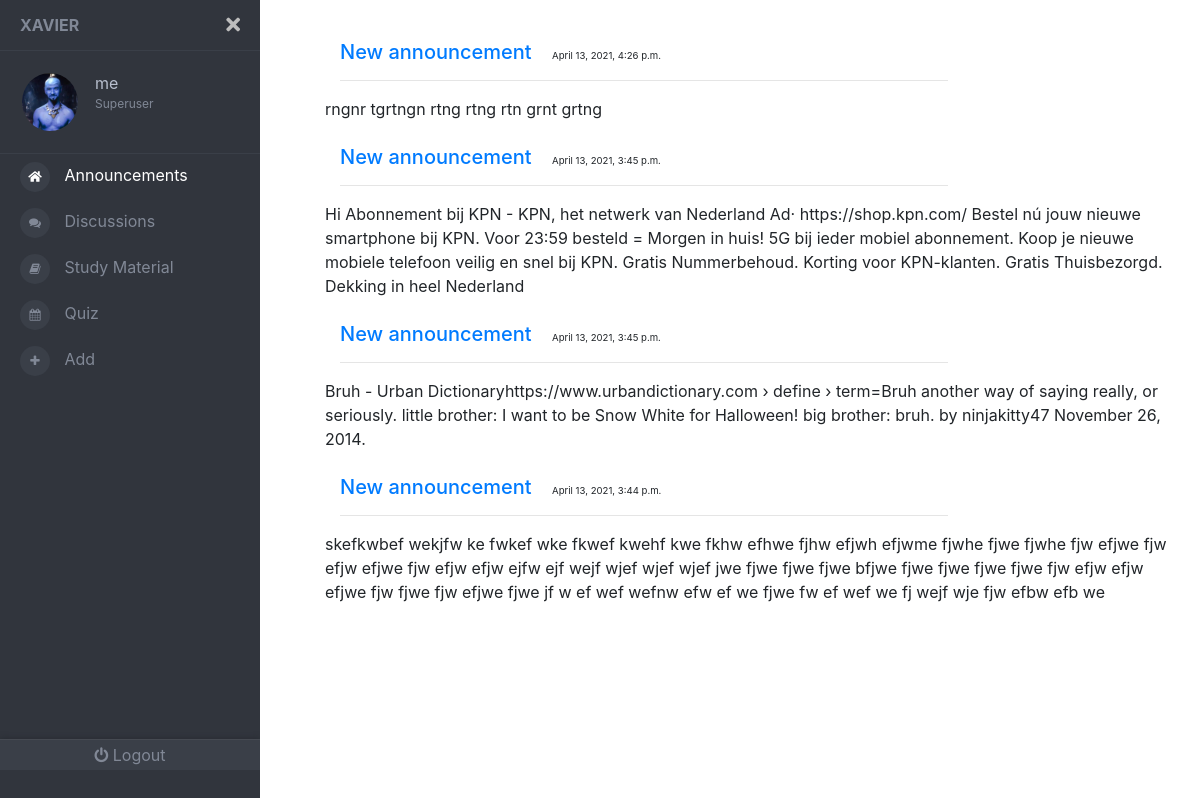
The app's page / (signed in), older data.
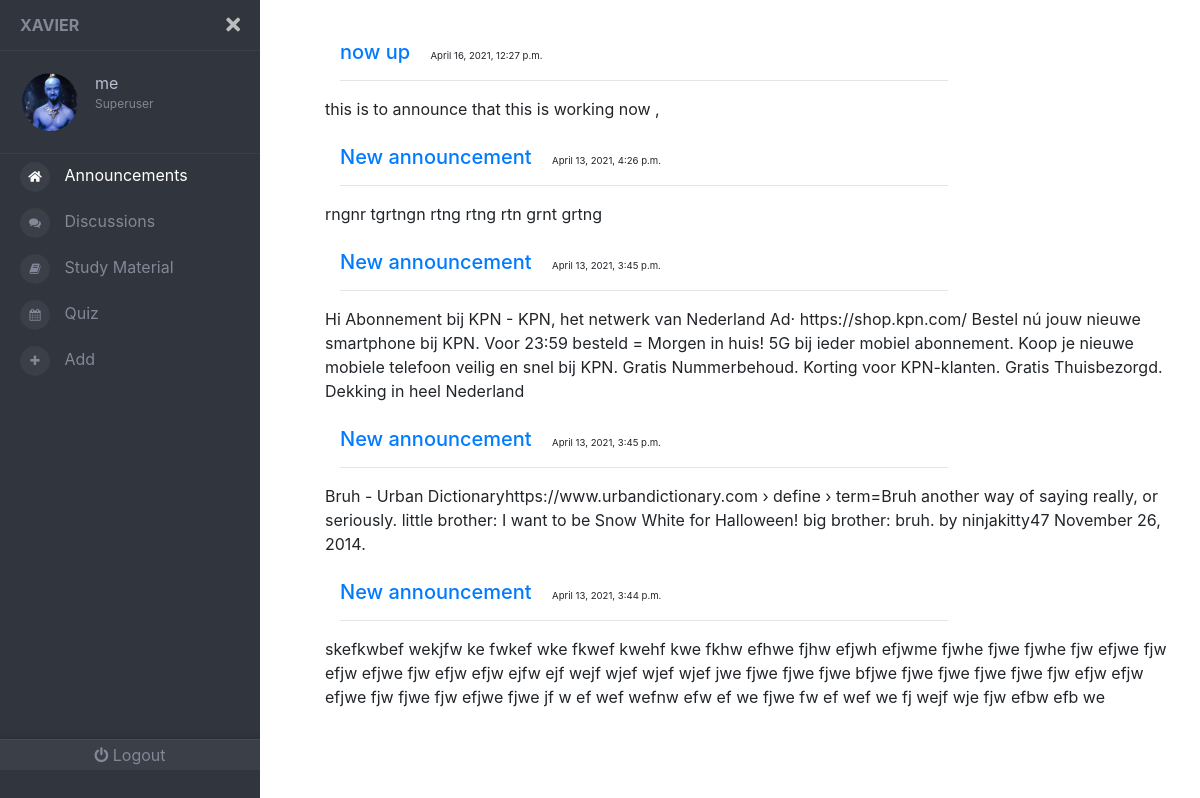
The same page, newer data.
### front/models.py (models this page shows, shortened)
class Announcement(models.Model):
	title = models.CharField(max_length=30  , default='New announcement')
	content = models.TextField()
	time= models.DateTimeField(auto_now_add=True)

### front/views.py (the view)
# urls.py: urlpatterns=[path('',views.main ,  name='mainpage'),
def main(request):
	if not(request.user.is_authenticated):
		  return redirect('signpage')
	announcements = Announcement.objects.all()[len(Announcement.objects.all())-20:
					] if len(Announcement.objects.all()) > 21 else Announcement.objects.all()
	announcements2 = []
	for i in range(len(announcements)-1 , -1 , -1):
		announcements2.append(announcements[i])
	return render(request, 'front/main.html' , {'announcements' : announcements2})

### front/templates/front/main.html (shortened to what this page needs)
{% load static %}
<!DOCTYPE html>
<html lang="en">
  <head>
    <link rel="stylesheet" href='{% static "front/navbar.css" %}' />
    <link
      rel="stylesheet"
      href="https://cdnjs.cloudflare.com/ajax/libs/twitter-bootstrap/4.1.1/css/bootstrap.css"
    />
    <link
      rel="stylesheet"
      href="https://use.fontawesome.com/releases/v5.0.13/css/all.css"
    />
    <link rel="stylesheet" href='{% static "front/material.css" %}' />
    <link rel="stylesheet" href='{% static "front/study.css" %}' />
  </head>
  <body>
    <div class="page-wrapper chiller-theme toggled">
      <nav id="sidebar" class="sidebar-wrapper">
        <div class="sidebar-content">
          <div class="sidebar-brand">
            <a href="{% url 'mainpage' %} " >Xavier</a>
            <div id="close-sidebar">
              <i class="fas fa-times"></i>
            </div>
          </div>
          <div class="sidebar-header">
            <div class="user-pic">
              <img
                class="img-responsive img-rounded"
                src="{{request.user.profile.image.url}}"
                alt="User picture"
                style = "border-radius: 50% ;"
              />
            </div>
            <div class="user-info">
              <span class="user-name">
                {{ request.user.username }}
              </span>
              <span class="user-role">
                  {% if request.user.is_superuser %}
              Superuser
                 {% elif request.user.is_staff %}
              Staff
                  {% else %}
              Student
                  {% endif %}
            </div>
          </div>
          <div class="sidebar-menu">
            <ul>
              <li>
                <a href="{% url 'mainpage' %} " style="color: white"
                  ><i class="fas fa-home" aria-hidden="true"></i>
                  <span>Announcements</span>
                </a>
              </li>
              <li>
                <a href="{% url 'discusspage' %} ">
                  <i class="fa  fa-comments"></i>
                  <span>Discussions</span>
                </a>
              </li>
              <li>
                <a href="#"
                  ><i class="fa  fa-book"></i>
                  <span>Study Material</span>
                </a>
              </li>
              <li>
                <a href='#'
                ><i class="fa fa-calendar"></i>
                  <span>Quiz</span>
                </a>
              </li>
              <li>
                <a href="{% url 'addpage' %} "
                  ><i class="fa fa-plus" aria-hidden="true"></i>
                  <span>Add</span>
                </a>
              </li>
            </ul>
          </div>
          <div class="sidebar-footer">
            <a href="{% url 'logout' %} " style="text-decoration: none">
              <i class="fa fa-power-off"></i>
              <span>Logout</span></a
            >
          </div>
        </div>
      </nav>
      <main class="page-content">
        <div class="container">
          {% for announcement in announcements %}
          <div class="ibox-content forum-container">
            <div class="forum-item active">
              <div class="row">
                <div class="col-md-9">
                  <h5 class="forum-item-title">
                    <a href="#" class="forum-item-title"
                      >{{announcement.title}}</a
                    >
                    <span class="col-md-3" style="font-size: .75rem ;" > <small> {{announcement.time}}</small></span>
                  </h5>
                  <hr />
                </div>
                <div class="forum-sub-title">
                  {{announcement.content}}
                </div>
              </div>
            </div>
          </div>
          <br>
          {% endfor %}
        </div>
      </main>
    </div>
  </body>
</html>

Row changes from the older to the newer data that the page shows:
added Announcement: title "now up", time "April 16, 2021, 12:27 p.m.", content "this is to announce that this is working now ,"
